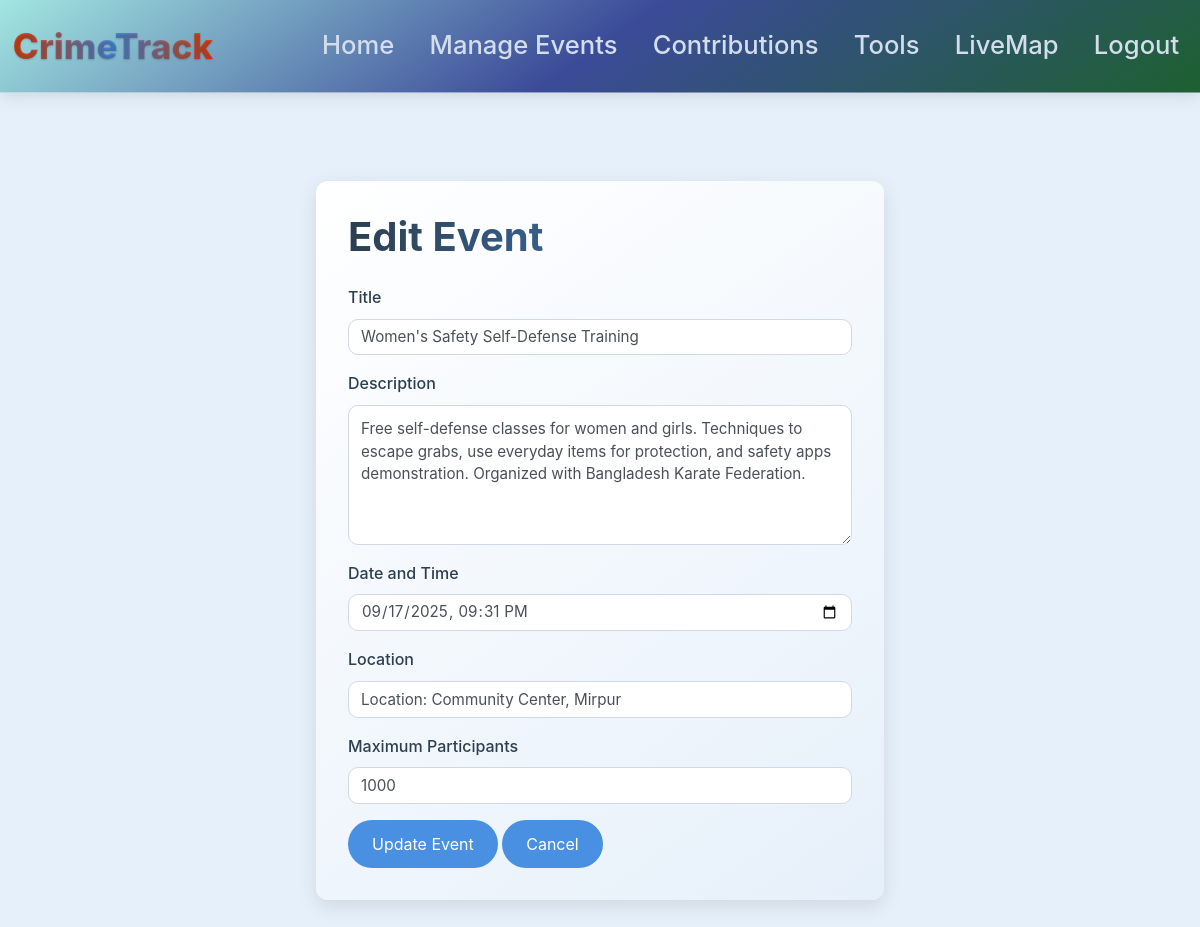
The page /edit-event/1 (signed in) on the database its author committed.
### website/models.py (models this page shows)
class Event(db.Model):
    id = db.Column(db.Integer, primary_key=True)
    title = db.Column(db.String(150))
    description = db.Column(db.Text)
    date = db.Column(db.DateTime)
    location = db.Column(db.String(150))
    max_participants = db.Column(db.Integer)
    created_by = db.Column(db.Integer, db.ForeignKey('user.id'))
    created_by_user = db.relationship('User', foreign_keys=[created_by])
    participants = db.relationship('EventParticipant', backref='event', lazy=True)

### website/views.py (the view, shortened to what this page needs)
@views.route('/edit-event/<int:event_id>', methods=['GET', 'POST'])
@login_required
def edit_event(event_id):
    if current_user.id != 1:
        flash('Access denied!', category='error')
        return redirect(url_for('views.home'))
    event = Event.query.get_or_404(event_id)
    return render_template('edit_event.html', event=event, user=current_user)

### website/__init__.py (called while the page is built)
def create_app():
    app = Flask(__name__)
    app.config['SECRET_KEY'] = 'hjshjhdjah kjshkjdhjs'
    app.config['SQLALCHEMY_DATABASE_URI'] = f'sqlite:///{DB_NAME}'
    db.init_app(app)
    from .views import views
    from .auth import auth
    from .feedbacks import feedbacks
    app.register_blueprint(views, url_prefix='/')
    app.register_blueprint(auth, url_prefix='/')
    app.register_blueprint(feedbacks, url_prefix='/feedbacks')
    from .models import User
    with app.app_context():
        db.create_all()
    login_manager = LoginManager()
    login_manager.login_view = 'auth.login'
    login_manager.init_app(app)
    @login_manager.user_loader
    def load_user(id):
        return User.query.get(int(id))
    return app

### website/views.py (called while the page is built)
@views.context_processor
def inject_upcoming_events():
    upcoming_events = Event.query.filter(Event.date > datetime.now()).count()
    return {'upcoming_events': upcoming_events}

### website/templates/edit_event.html (shortened to what this page needs)
{% extends "base.html" %}
{% block content %}
<div class="edit-event-container">
    <div class="edit-event-card">
        <h1 class="main-title">Edit Event</h1>
        <form method="POST">
            <div class="form-group">
                <label for="title">Title</label>
                <input type="text" class="form-control" id="title" name="title" value="{{ event.title }}" required>
            </div>
            <div class="form-group">
                <label for="description">Description</label>
                <textarea class="form-control" id="description" name="description" rows="5" required>{{ event.description }}</textarea>
            </div>
            <div class="form-group">
                <label for="date">Date and Time</label>
                <input type="datetime-local" class="form-control" id="date" name="date" value="{{ event.date.strftime('%Y-%m-%dT%H:%M') }}" required>
            </div>
            <div class="form-group">
                <label for="location">Location</label>
                <input type="text" class="form-control" id="location" name="location" value="{{ event.location }}" required>
            </div>
            <div class="form-group">
                <label for="max_participants">Maximum Participants</label>
                <input type="number" class="form-control" id="max_participants" name="max_participants" value="{{ event.max_participants }}" min="1" required>
            </div>
            <button type="submit" class="btn btn-primary">Update Event</button>
            <a href="{{ url_for('views.manage_events') }}" class="btn btn-secondary">Cancel</a>
        </form>
    </div>
</div>
{% endblock %}

### website/templates/base.html (style rules this page uses)
body { background-color: #e6f0fa; color: #2c3e50; font-family: -apple-system, BlinkMacSystemFont, "Segoe UI", Roboto, sans-serif; line-height: 1.6; }

### website/templates/edit_event.html (style rules this page uses)
.edit-event-container { max-width: 600px; margin: 2rem auto; padding: 1rem; animation: slideIn 0.5s ease; }
.edit-event-card { background: linear-gradient(145deg, #ffffff, #e6f0fa); border-radius: 12px; padding: 2rem; box-shadow: 0 6px 20px rgba(0, 0, 0, 0.1); transition: transform 0.3s ease; }
.main-title { font-size: 2.5rem; font-weight: 700; color: #2c3e50; background: linear-gradient(90deg, #2c3e50, #4a90e2); -webkit-background-clip: text; -webkit-text-fill-color: transparent; margin-bottom: 1.5rem; }
.edit-event-card label { font-weight: 500; color: #2c3e50; }
.edit-event-card input, .edit-event-card textarea { width: 100%; padding: 0.75rem; margin-bottom: 1rem; border: 1px solid #d1d9e6; border-radius: 10px; font-size: 0.95rem; background: #fff; }
.edit-event-card .btn { background: #4a90e2; color: #fff; border: none; padding: 0.75rem 1.5rem; border-radius: 25px; transition: all 0.3s ease; position: relative; overflow: hidden; }
.edit-event-card .btn::after { content: ''; position: absolute; top: 50%; left: 50%; width: 0; height: 0; background: rgba(255, 255, 255, 0.3); border-radius: 50%; transform: translate(-50%, -50%); transition: width 0.3s ease, height 0.3s ease; }

### rows shown on the page
Event: title "Women's Safety Self-Defense Training", description "Free self-defense classes for women and girls. Techniques to escape grabs, use everyday items for protection, and safety apps demonstration. Organized with Bangladesh Karate Federation.", date "09/17/2025 21:31", location "Location: Community Center, Mirpur", max_participants "1000"
